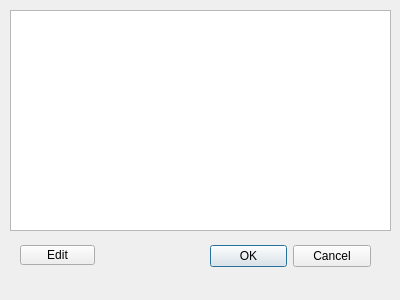
<?xml version="1.0" encoding="UTF-8"?>
<ui version="4.0">
 <class>LimitDialog</class>
 <widget class="QDialog" name="LimitDialog">
  <property name="geometry">
   <rect>
    <x>0</x>
    <y>0</y>
    <width>400</width>
    <height>300</height>
   </rect>
  </property>
  <property name="windowTitle">
   <string>Set Limit</string>
  </property>
  <widget class="QDialogButtonBox" name="buttonBox">
   <property name="geometry">
    <rect>
     <x>210</x>
     <y>240</y>
     <width>161</width>
     <height>32</height>
    </rect>
   </property>
   <property name="orientation">
    <enum>Qt::Horizontal</enum>
   </property>
   <property name="standardButtons">
    <set>QDialogButtonBox::Cancel|QDialogButtonBox::Ok</set>
   </property>
  </widget>
  <widget class="QTreeView" name="treeView">
   <property name="geometry">
    <rect>
     <x>10</x>
     <y>10</y>
     <width>381</width>
     <height>221</height>
    </rect>
   </property>
  </widget>
  <widget class="QPushButton" name="editButton">
   <property name="geometry">
    <rect>
     <x>20</x>
     <y>245</y>
     <width>75</width>
     <height>20</height>
    </rect>
   </property>
   <property name="text">
    <string>Edit</string>
   </property>
  </widget>
 </widget>
 <resources/>
 <connections>
  <connection>
   <sender>buttonBox</sender>
   <signal>accepted()</signal>
   <receiver>LimitDialog</receiver>
   <slot>accept()</slot>
   <hints>
    <hint type="sourcelabel">
     <x>248</x>
     <y>254</y>
    </hint>
    <hint type="destinationlabel">
     <x>157</x>
     <y>274</y>
    </hint>
   </hints>
  </connection>
  <connection>
   <sender>buttonBox</sender>
   <signal>rejected()</signal>
   <receiver>LimitDialog</receiver>
   <slot>reject()</slot>
   <hints>
    <hint type="sourcelabel">
     <x>316</x>
     <y>260</y>
    </hint>
    <hint type="destinationlabel">
     <x>286</x>
     <y>274</y>
    </hint>
   </hints>
  </connection>
 </connections>
</ui>
